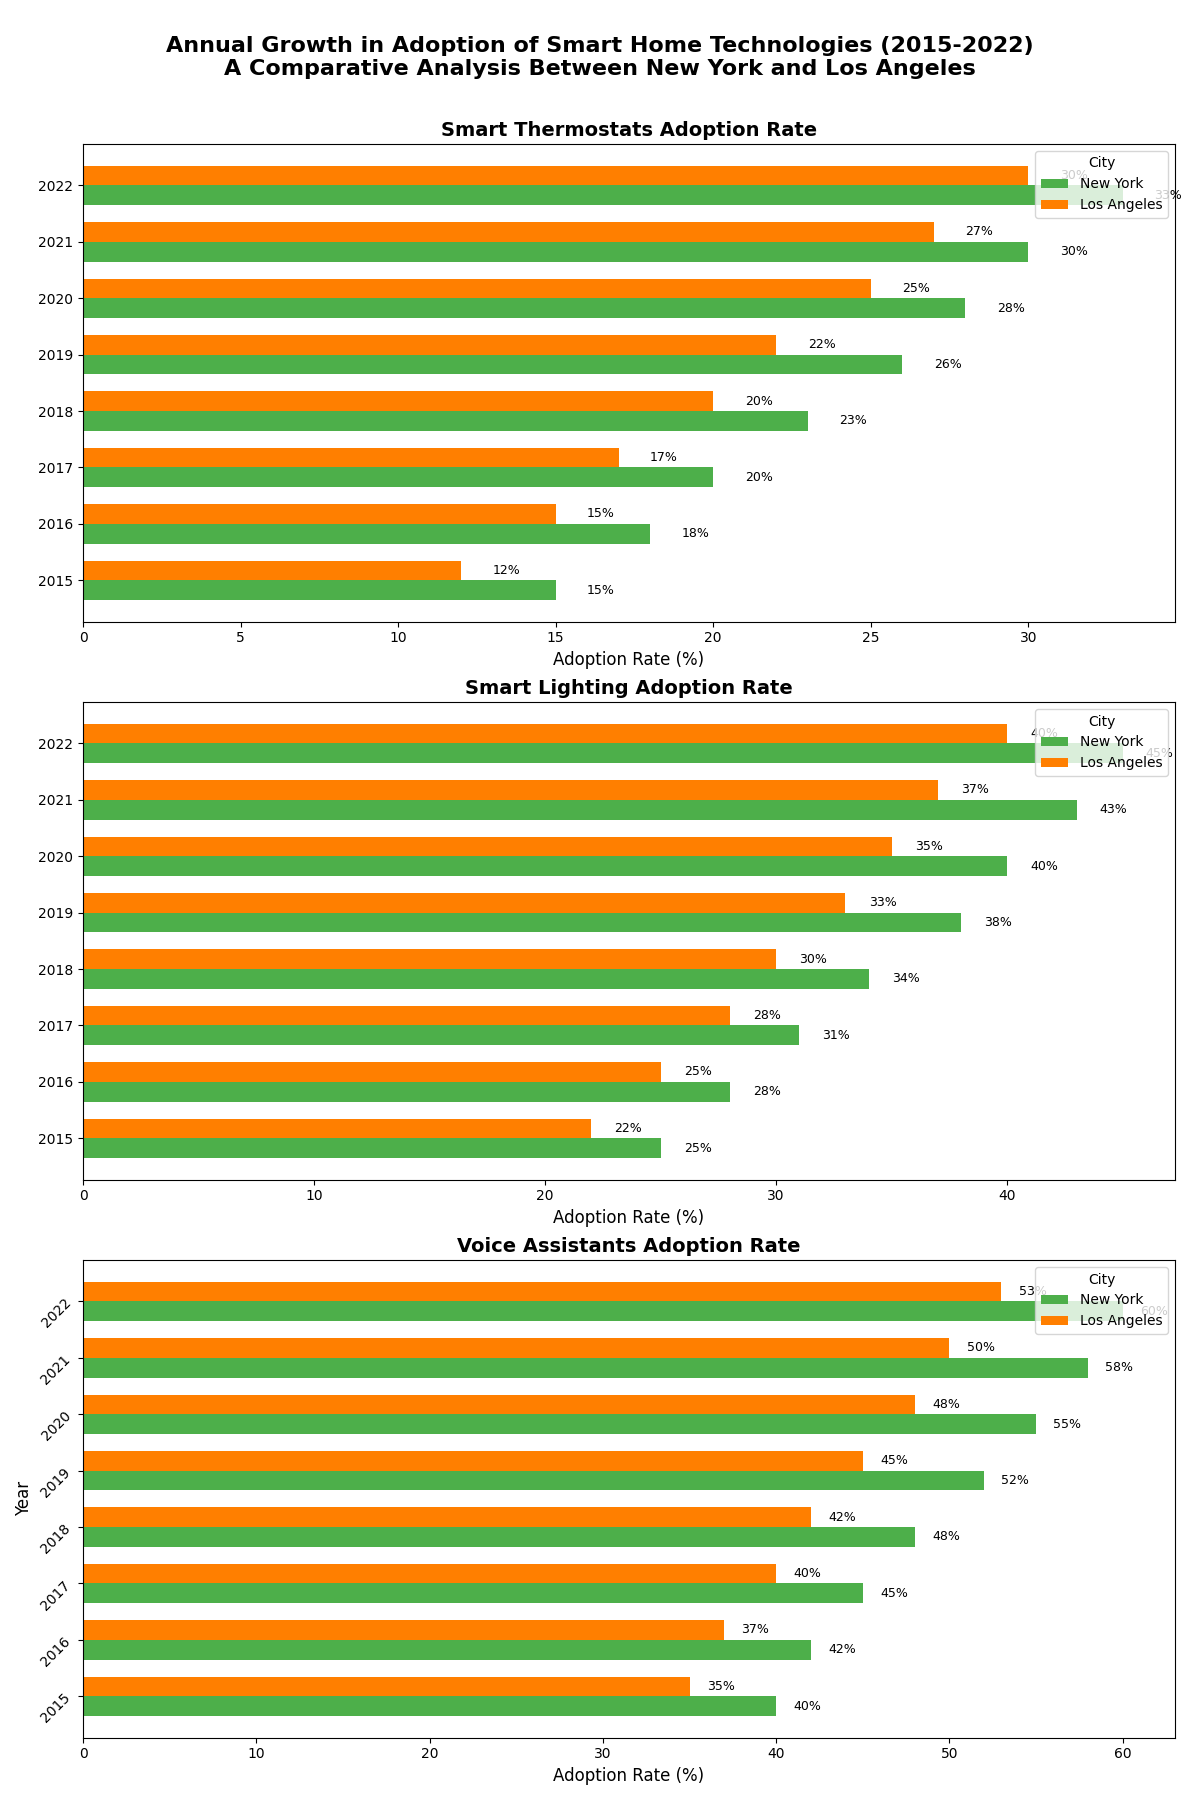

Python code for this plot:
import matplotlib.pyplot as plt
import numpy as np

years = np.arange(2015, 2023)
cities = ['New York', 'Los Angeles']

voice_assistants = np.array([
    [40, 42, 45, 48, 52, 55, 58, 60],
    [35, 37, 40, 42, 45, 48, 50, 53]
])

smart_lighting = np.array([
    [25, 28, 31, 34, 38, 40, 43, 45],
    [22, 25, 28, 30, 33, 35, 37, 40]
])

smart_thermostats = np.array([
    [15, 18, 20, 23, 26, 28, 30, 33],
    [12, 15, 17, 20, 22, 25, 27, 30]
])

fig, axs = plt.subplots(3, 1, figsize=(12, 18), sharey=True)

bar_height = 0.35
position = np.arange(len(years))

# New set of colors for the cities
colors = ['#4daf4a', '#ff7f00']

titles = ['Smart Thermostats Adoption Rate', 'Smart Lighting Adoption Rate', 'Voice Assistants Adoption Rate']

for i, data in enumerate([smart_thermostats, smart_lighting, voice_assistants]):
    city1 = axs[i].barh(position - bar_height/2, data[0], bar_height, label=cities[0], color=colors[0])
    city2 = axs[i].barh(position + bar_height/2, data[1], bar_height, label=cities[1], color=colors[1])
    
    for bar in city1 + city2:
        xval = bar.get_width()
        axs[i].text(xval + 1, bar.get_y() + bar.get_height()/2.0, f"{xval}%", va='center', fontsize=9)

    axs[i].set_title(titles[i], fontsize=14, fontweight='bold')
    axs[i].set_xlabel('Adoption Rate (%)', fontsize=12)
    axs[i].legend(title='City', fontsize=10, loc='upper right')

axs[-1].set_yticks(position)
axs[-1].set_yticklabels(years, rotation=45)
axs[-1].set_ylabel('Year', fontsize=12)

plt.tight_layout()

fig.suptitle('Annual Growth in Adoption of Smart Home Technologies (2015-2022)\nA Comparative Analysis Between New York and Los Angeles',
             fontsize=16, fontweight='bold')
fig.subplots_adjust(top=0.92)

plt.show()
